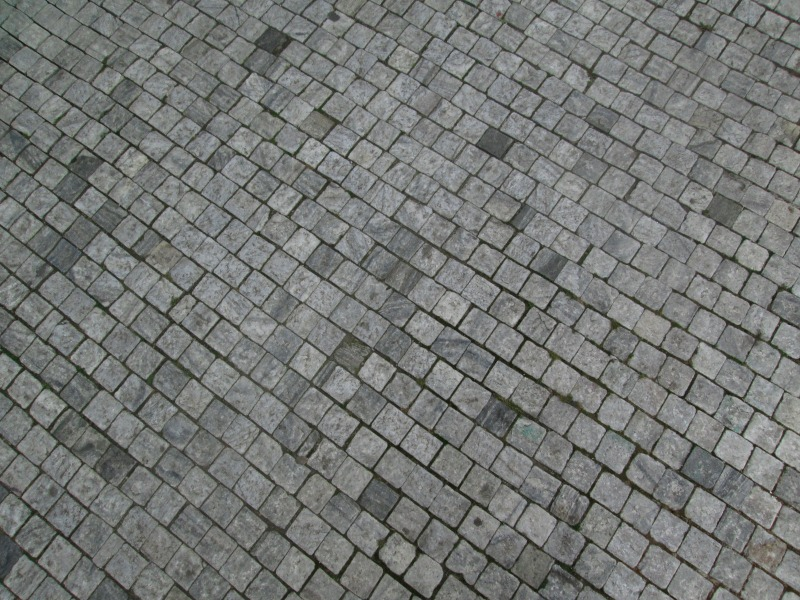
%> input picture DZO/HW1/images/P.jpg, 800 x 600 px
$ octave hw_histogram_2.m   (GNU Octave 9; MATLAB toolbox functions it lacks are replaced by stand-ins)
%> lines starting %> are read from the running program, lines starting %| are printed output that depends on the picture
### DZO/HW1/get_image.m
function im = get_image(fname)
%> called with fname = 'images/P.jpg'
% function im = get_image(fname)
% INPUT:
%   'fname': a full path to the file
% OUTPUT:
%   'im': a 2D matrix with an image.
%       class(im) is double. 'im' is normalized to range [0, 1].
%       If 'fname' is a color image, the color channels are
%       averaged so that 'im' is grayscale.

im = imread(fname);
%> im is the input picture: size 600x800x3 uint8; mean R, G, B 116.6, 118.9, 116.6

im = im2double(im);
%> im: size 600x800x3 double
% that is equivalent to double(im)/255 for 8-bit images.

% if the image has color channels, convert it to grayscale.
% average the channels:
im = mean(im, 3);
%> im: size 600x800 double
% (Note: could use 'im = rgb2gray(im)' which is peceptually more
%  accurate)

### DZO/HW1/image_hist_cdf.m
function [bin_centers, h, cdf] = image_hist_cdf(im, Nbins)
% function [bin_centers, h, cdf] = image_hist_cdf(im, Nbins)
% INPUT:
% im: image is assumed to be of float type (single or double)
%   and in range <0, 1>.
%
% Nbins: required number of bins of histogram. Must be >1.
%
% OUTPUT:
%
% the bins have uniform widths, the first and last ones are at
% 0 and 1, respectively.
%
% bin_centers: locations of bins.
% h: counts in histogram bins
% cdf: cumulative distribution function. sum(cdf) = 1.

bin_centers = linspace(0, 1, Nbins);
h = hist(im(:), bin_centers);
cdf = cumsum(h); cdf=cdf/cdf(end);

### DZO/HW1/showim_hist_cdf.m
function showim_hist_cdf(im)
% function showim_hist_cdf(im)
% shows the image im, its histogram and CDF.

figure;
subplot(2,2,1);
image(repmat(im, [1 1 3]));
axis image off;

Nbins = 256;
[bin_centers, h, cdf] = image_hist_cdf(im, Nbins);
subplot(2,2,2);
plot(bin_centers, h);
title('image histogram');
xlabel('intensity');
ylabel('counts');

subplot(2,2,3);
plot(bin_centers, cdf);
title('intensity CDF');
xlabel('intensity');

### DZO/HW1/range_by_quantiles.m
function [x_low, x_high] = range_by_quantiles(cdf, p_low, p_high)
% function [x_low, x_high] = range_by_quantiles(cdf, p_low, p_high)
%
% cdf:   the CDF of an image.
%
% x_low is the highest intensity x for which CDF(x) <= p_low.
%       If no such point exists, output x_low = 0.0.
%
% x_high is the lowest intensity x for which CDF(x) >= p_high.
%       If no such point exists, output x_high = 1.0.
%
% Example usage:
% ==============
% Find x_low and x_high in order to subsequently map
% x_low -> 0 and x_high -> 1, discarding 1% of pixels
% at both ends of intensity axis.
%
% Finding such x_low and x_high would require:
%
% [x_low, x_high] = range_by_quantiles(cdf, 0.01, 0.99)


%=======================================================
% remove the following lines and implement the function:
intensity = linspace(0, 1, length(cdf));
x_low = intensity(find(cdf<=p_low));
x_high = intensity(find(cdf>=p_high));
if isempty(x_low)
    x_low=0.0;
else
    x_low=x_low(end);
end

if isempty(x_high)
    x_high=1.0;
else
    x_high=x_high(1);
end

### DZO/HW1/lut_from_range.m
function lut = lut_from_range(x_low, x_high, N)
% function lut = lut_from_range(x_low, x_high, N)
%
% creates LUT with N elements which:
%
% =0 for x<=x_low
% =1 for x>=x_high
% goes linearly from 0 to 1 between x_low and x_high

%=======================================================
% remove the following lines and implement the function.
% NOTE: use interp1 for implementing this function.

xq=linspace(0,1,N);
lower_xq = xq(xq<=x_low);
upper_xq= xq(xq>=x_high);
x = [lower_xq, upper_xq];
v = [zeros(size(lower_xq)),ones(size(upper_xq))];
lut = interp1(x,v,xq);

### DZO/HW1/transform_by_lut.m
function out = transform_by_lut(M, lut)
% function out = transform_by_lut(M, lut)
%
% performs transformation of matrix M by a look-up table LUT.

N = length(lut);

% map value=0 to idx=1, and
%     value=1 to idx=N

idx = round( M*(N-1)+1 );

% this would be needed if no values in M are <0 or >1:
idx(idx<1) = 1;
idx(idx>N) = N;

out = lut(idx);

### DZO/HW1/hw_histogram_2.m
im = get_image('images/P.jpg');
Nbins = 256;
[bin_centers, h, cdf] = image_hist_cdf(im, Nbins);
%> in image_hist_cdf, `h = hist(im(:), bin_centers);`: h = 256 values, max 9191 at index 131, min 0 at index 1, mean 1875
%> in image_hist_cdf, `cdf = cumsum(h)`: cdf = 256 values from 0 to 480000
%> in image_hist_cdf, `cdf=cdf/cdf(end)`: cdf = 256 values from 0 to 1
%> bin_centers = 256 values from 0 to 1; cdf = 256 values from 0 to 1
showim_hist_cdf(im);
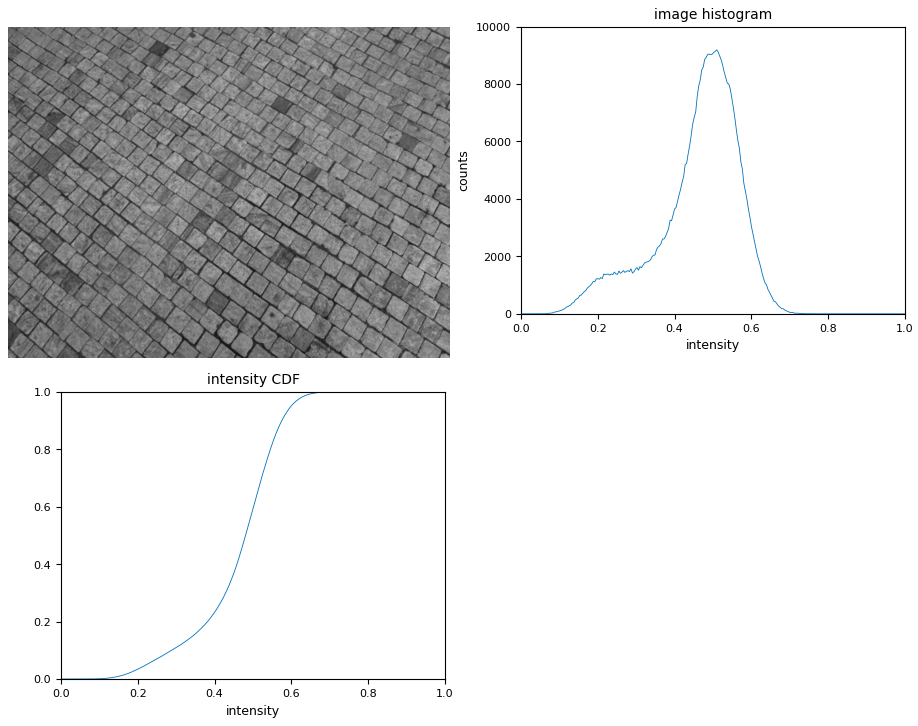
%> figure redrawn from the program's plot data, 3 panels

% get 1% and 99% quantile of CDF:
p_low = 0.01;
p_high = 0.99;
[x_low, x_high] = range_by_quantiles(cdf, p_low, p_high);
%> in range_by_quantiles, `x_low = intensity(find(cdf<=p_low));`: x_low = 39 values from 0 to 0.149
%> in range_by_quantiles, `x_high = intensity(find(cdf>=p_high));`: x_high = 92 values from 0.643 to 1
%> in range_by_quantiles, `x_low=x_low(end);`: x_low = 0.149
%> in range_by_quantiles, `x_high=x_high(1);`: x_high = 0.643
%> x_low = 0.149; x_high = 0.643
% Expected result:
% x_low = 0.1490
% x_high = 0.6431

%%
% construct LUT:
lut = lut_from_range(x_low, x_high, Nbins);
%> in lut_from_range, `lower_xq = xq(xq<=x_low);`: lower_xq = 39 values from 0 to 0.149
%> in lut_from_range, `upper_xq= xq(xq>=x_high);`: upper_xq = 92 values from 0.643 to 1
%> in lut_from_range, `x = [lower_xq, upper_xq];`: x = 131 values from 0 to 1
%> in lut_from_range, `lut = interp1(x,v,xq);`: lut = 256 values from 0 to 1
%> lut = 256 values from 0 to 1
% and display it:
figure();
plot(bin_centers, lut);
ylim([-0.2, 1.2]);
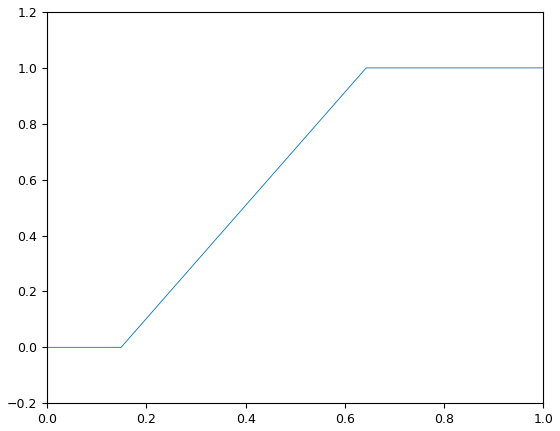
%> figure redrawn from the program's plot data; curve peaks at x = 0.643, y = 1

% apply it and show result:
im_stretched = transform_by_lut(im, lut);
%> in transform_by_lut, `out = lut(idx);`:
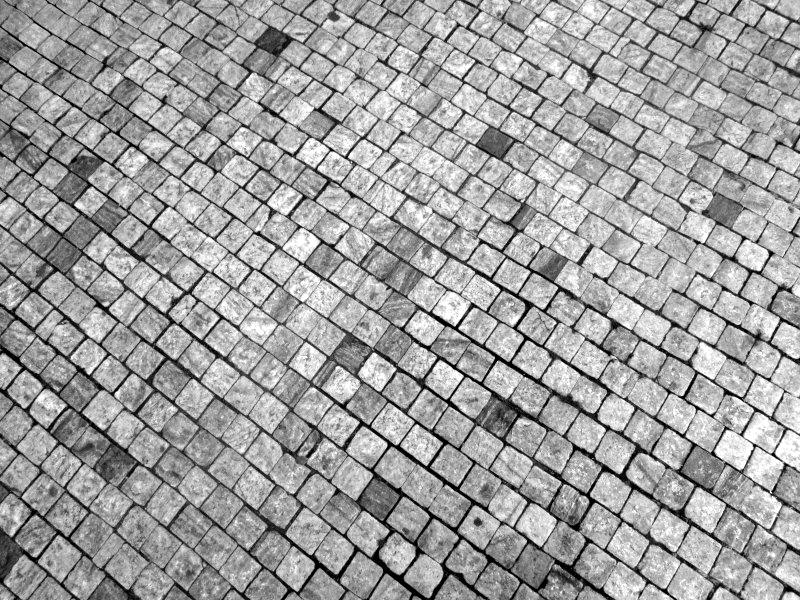
%> out: size 600x800 double; min 0, max 1, mean 0.629
showim_hist_cdf(im_stretched);
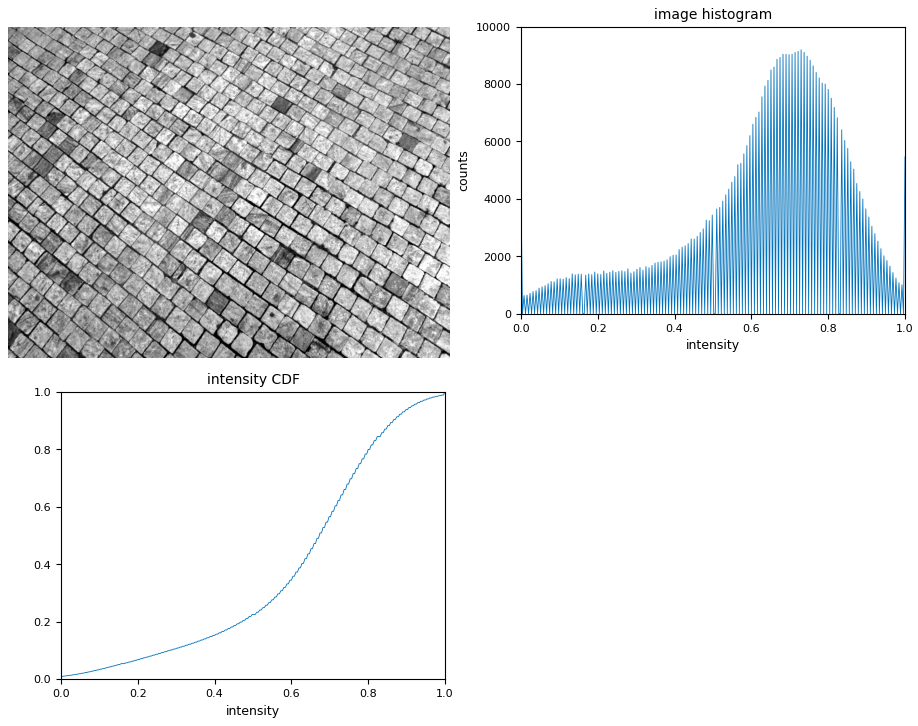
%> figure redrawn from the program's plot data, 3 panels

$ run again, with DZO/HW1/images/CM1.jpg copied over DZO/HW1/images/P.jpg
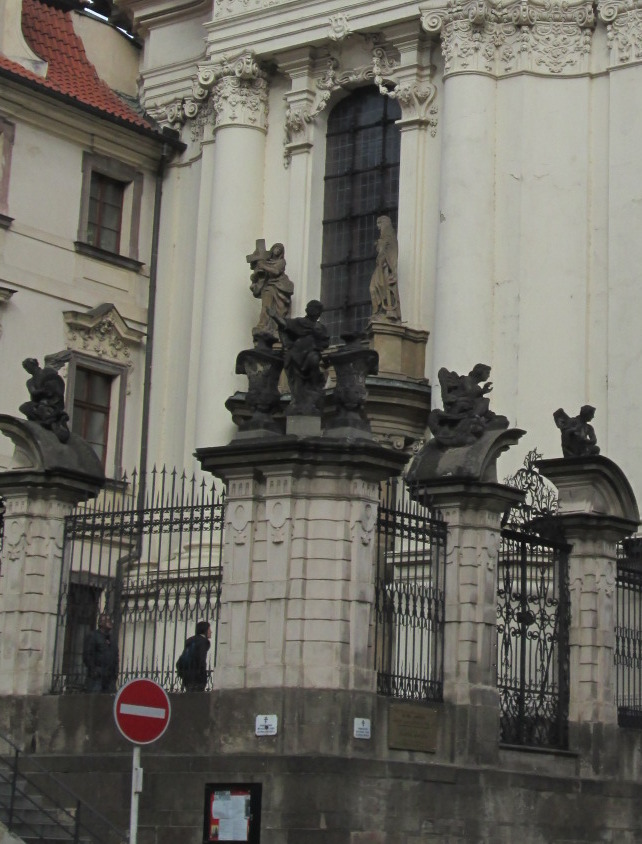
%> input picture DZO/HW1/images/CM1.jpg, 642 x 844 px
%> in get_image, im is the input picture: size 844x642x3 uint8; mean R, G, B 109.4, 107.1, 99
%> in image_hist_cdf, `h = hist(im(:), bin_centers);`: h = 256 values, max 8954 at index 179, min 0 at index 1, mean 2116.6
%> in image_hist_cdf, `cdf = cumsum(h)`: cdf = 256 values from 0 to 541848
%> in image_hist_cdf, `cdf=cdf/cdf(end)`: cdf = 256 values from 0 to 1
%> in range_by_quantiles, `x_low = intensity(find(cdf<=p_low));`: x_low = 21 values from 0 to 0.0784
%> in range_by_quantiles, `x_high = intensity(find(cdf>=p_high));`: x_high = 73 values from 0.718 to 1
%> in range_by_quantiles, `x_low=x_low(end);`: x_low = 0.0784
%> in range_by_quantiles, `x_high=x_high(1);`: x_high = 0.718
%> `[x_low, x_high] = range_by_quantiles(cdf, p_low, p_high);`: x_low = 0.0784; x_high = 0.718
%> lower_xq = 21 values from 0 to 0.0784
%> upper_xq = 73 values from 0.718 to 1
%> x = 94 values from 0 to 1
%> in lut_from_range, `lut = interp1(x,v,xq);`: lut = 256 values from 0 to 1
%> in transform_by_lut, `out = lut(idx);`:
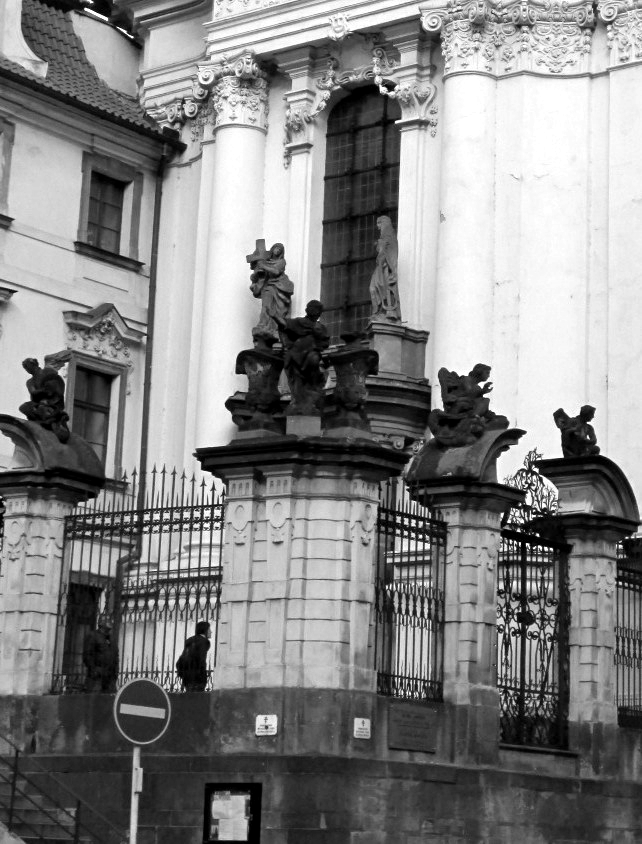
%> out: size 844x642 double; min 0, max 1, mean 0.523
%> `showim_hist_cdf(im_stretched);`:
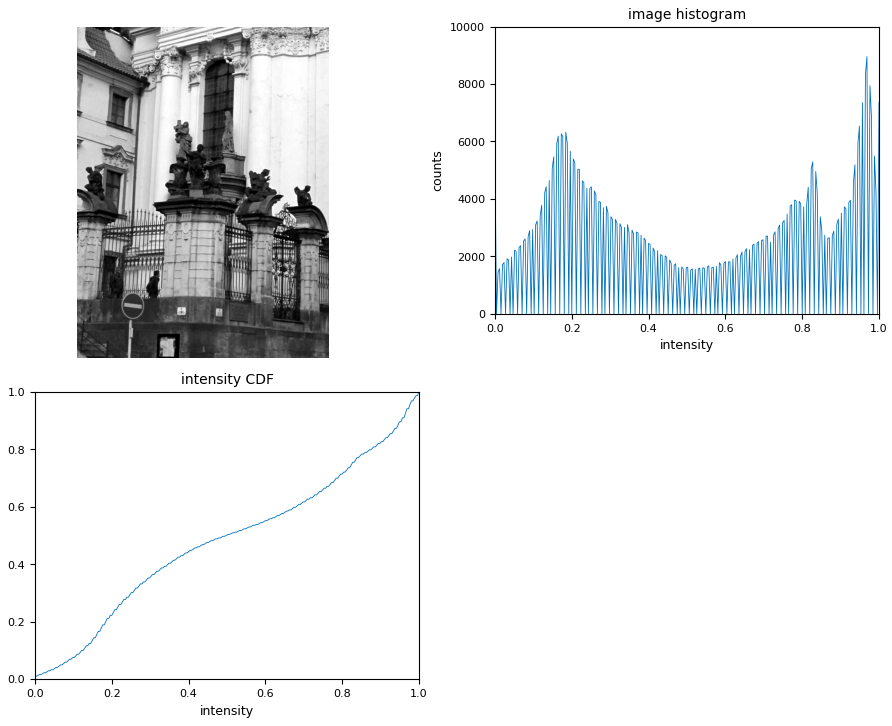
%> figure redrawn from the program's plot data, 3 panels

$ run again, with DZO/HW1/images/CM2.jpg copied over DZO/HW1/images/P.jpg
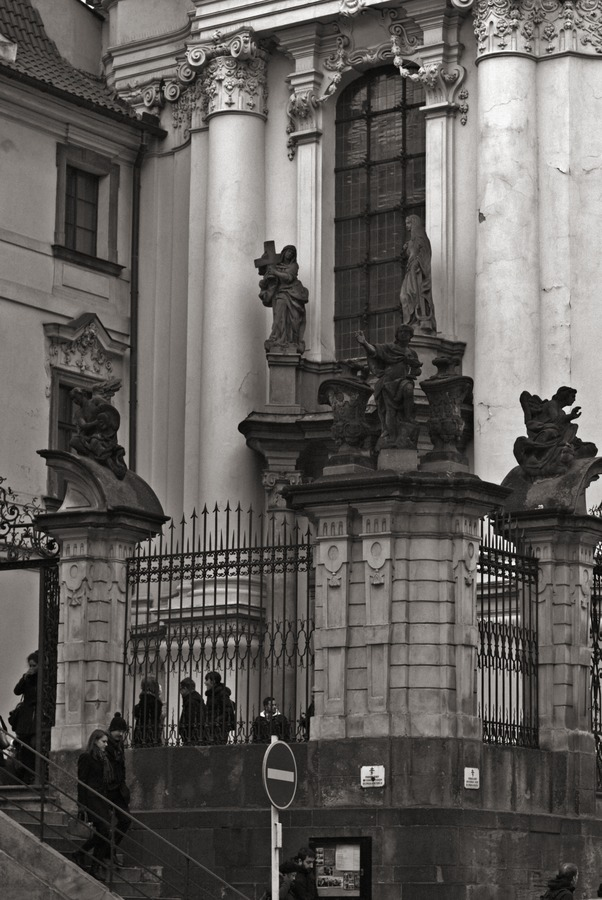
%> input picture DZO/HW1/images/CM2.jpg, 602 x 900 px
%> in get_image, im is the input picture: size 900x602x3 uint8; mean R, G, B 97.9, 94.6, 91.5
%> in image_hist_cdf, `h = hist(im(:), bin_centers);`: h = 256 values, max 5732 at index 38, min 0 at index 256, mean 2116.4
%> in image_hist_cdf, `cdf = cumsum(h)`: cdf = 256 values from 15 to 541800
%> in image_hist_cdf, `cdf=cdf/cdf(end)`: cdf = 256 values from 2.77e-05 to 1
%> `[bin_centers, h, cdf] = image_hist_cdf(im, Nbins);`: bin_centers = 256 values from 0 to 1; cdf = 256 values from 2.77e-05 to 1
%> in showim_hist_cdf, `[bin_centers, h, cdf] = image_hist_cdf(im, Nbins);`: bin_centers = 256 values from 0 to 1
%> in range_by_quantiles, `x_low = intensity(find(cdf<=p_low));`: x_low = [0 0.00392 0.00784 0.0118 0.0157 0.0196 0.0235 0.0275 0.0314 0.0353 0.0392 0.0431]
%> in range_by_quantiles, `x_high = intensity(find(cdf>=p_high));`: x_high = 31 values from 0.882 to 1
%> in range_by_quantiles, `x_low=x_low(end);`: x_low = 0.0431
%> in range_by_quantiles, `x_high=x_high(1);`: x_high = 0.882
%> `[x_low, x_high] = range_by_quantiles(cdf, p_low, p_high);`: x_low = 0.0431; x_high = 0.882
%> lower_xq = [0 0.00392 0.00784 0.0118 0.0157 0.0196 0.0235 0.0275 0.0314 0.0353 0.0392 0.0431]
%> upper_xq = 31 values from 0.882 to 1
%> x = 43 values from 0 to 1
%> in lut_from_range, `lut = interp1(x,v,xq);`: lut = 256 values from 0 to 1
%> in transform_by_lut, `out = lut(idx);`:
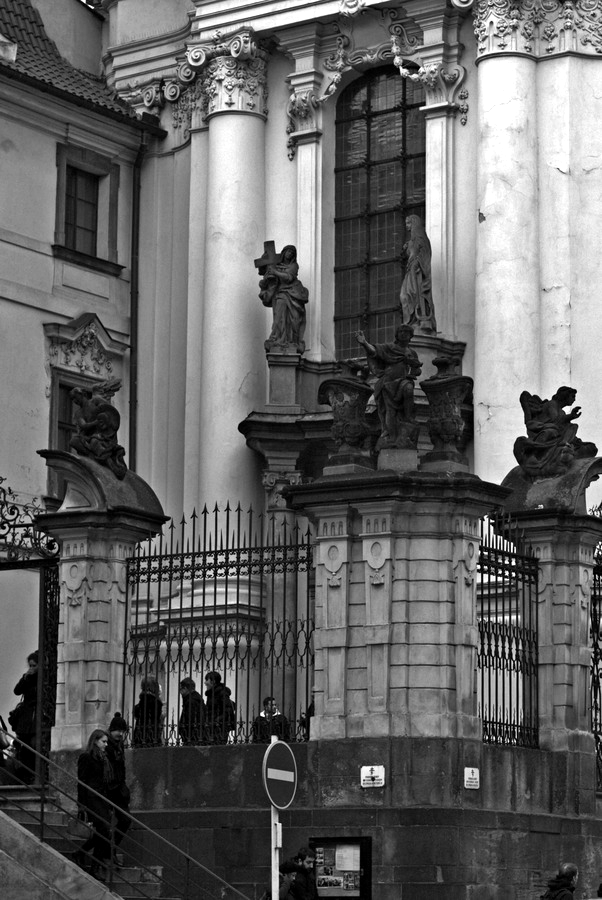
%> out: size 900x602 double; min 0, max 1, mean 0.39
%> `showim_hist_cdf(im_stretched);`:
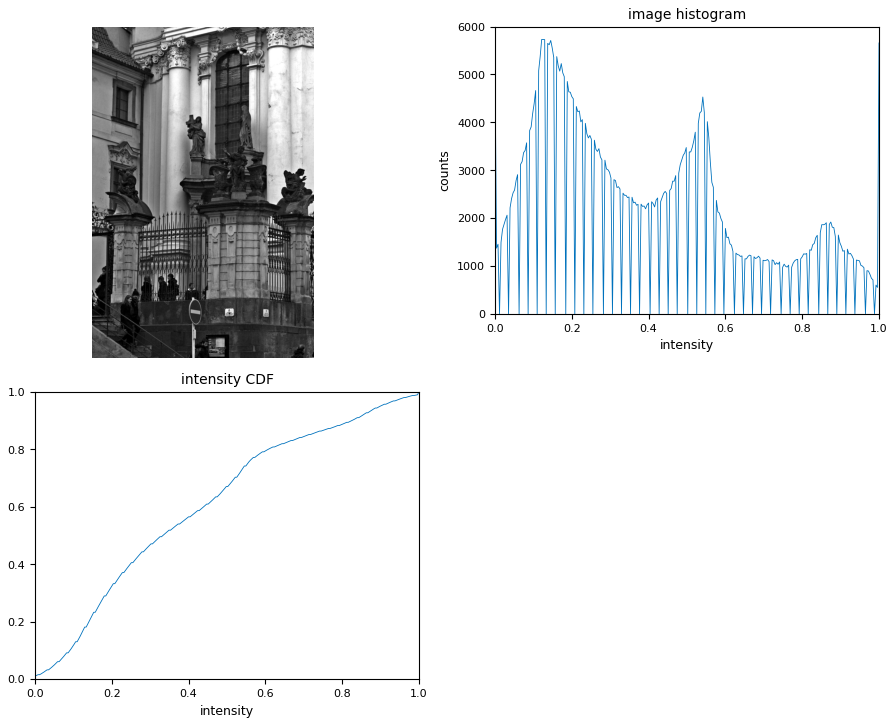
%> figure redrawn from the program's plot data, 3 panels
